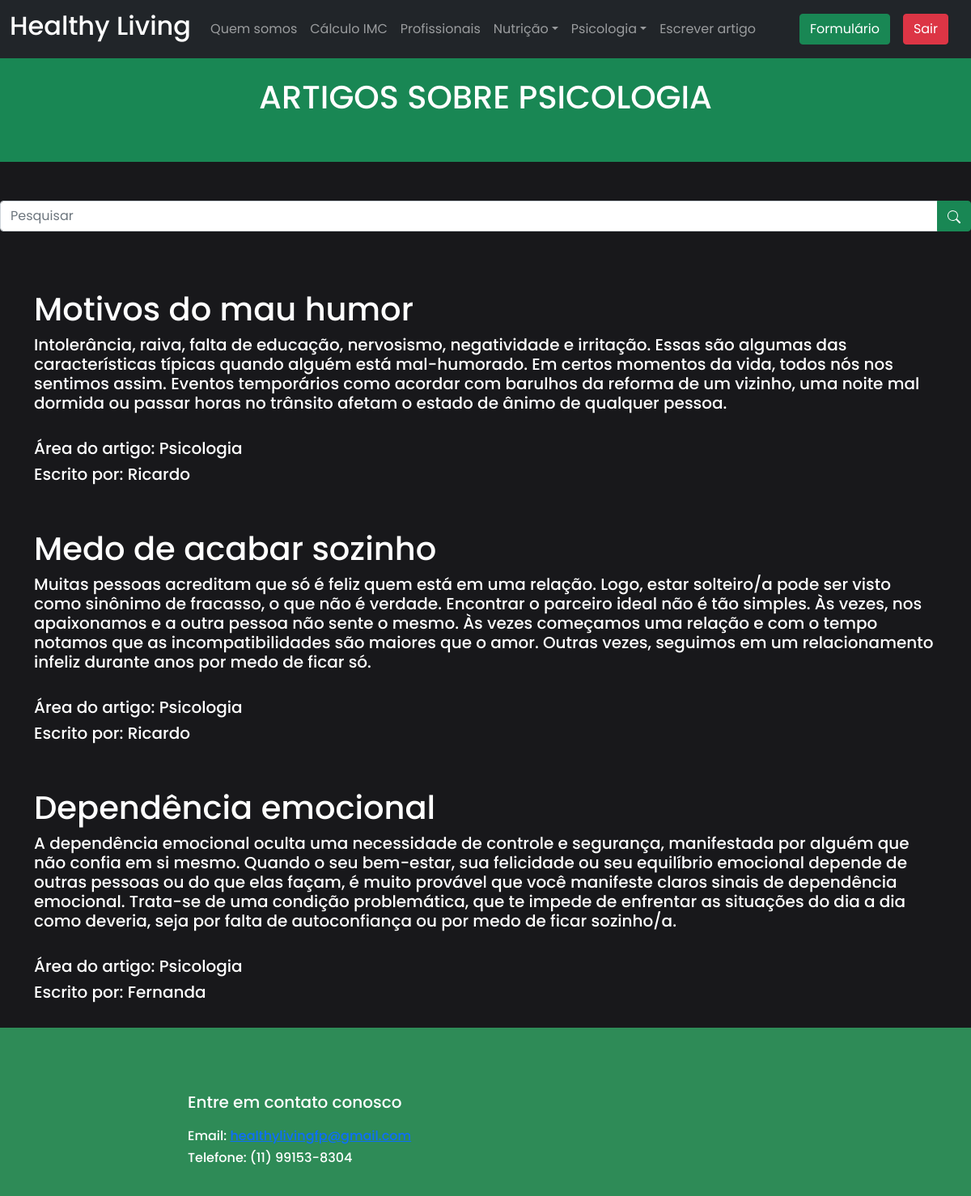
/artigos/artigopsico.php, run on the app's committed database.
### tables this page shows
CREATE TABLE `artigos` (
  `id` int(11) NOT NULL,
  `titulo` varchar(50) NOT NULL,
  `texto` text NOT NULL,
  `area_artigo` varchar(20) NOT NULL,
  `profissional` varchar(50) NOT NULL
);

### artigos/artigopsico.php (the view, shortened to what this page needs)
<?php
  include_once('../config.php');
  if(!empty($_GET['search']))
  {
    $data = $_GET['search'];
    $sql = "SELECT * FROM artigos WHERE titulo LIKE '%$data%' or profissional LIKE '%$data%' ORDER BY area_artigo DESC";
  }
  else
  {
    $sql = "SELECT * FROM artigos ORDER BY titulo DESC";
    $sql = "SELECT * FROM artigos WHERE area_artigo ='psicologia'";
  }
  $result = $conexao->query($sql);
?>
<!DOCTYPE html>
<html lang="pt-br">
<head>
    <link rel="stylesheet" href="../bootstrap/css/bootstrap.min.css">
    <link rel="stylesheet" href="./style.css">
</head>
<body>
  <nav class="navbar navbar-expand-sm bg-dark navbar-dark fixed-top">
    <div class="container-fluid">
      <a class="navbar-brand" href="../index.php">
        <span class="logo-text"><h2>Healthy Living</h2></span>
      </a>
      <div class="collapse navbar-collapse" id="collapsibleNavbar">
        <ul class="navbar-nav me-auto">
          <li class="nav-item">
            <a class="nav-link" href="../quemsomos/index.html">Quem somos</a>
          </li>
          <li class="nav-item">
            <a class="nav-link" href="../calculadoraimc/index.html">Cálculo IMC</a>
          </li>
          <li class="nav-item">
            <a class="nav-link" href="../listaprof/lista.php">Profissionais</a>
          </li>
          <li class="nav-item dropdown">
            <a class="nav-link dropdown-toggle" href="#" role="button" data-bs-toggle="dropdown">Nutrição</a>
          </li>
          <li class="nav-item dropdown">
            <a class="nav-link dropdown-toggle" href="#" role="button" data-bs-toggle="dropdown">Psicologia</a>
          </li>
          <li class="nav-item">
            <a class="nav-link" href="../editor/index.php">Escrever artigo</a>
          </li>
        </ul>
        <div class="d-flex">
          <a href="../formulario/formulario.php" class="btn btn-success me-3">Formulário</a>
          <a href="../sair.php" class="btn btn-danger me-3">Sair</a>
        </div>
      </div>
    </div>
  </nav>
          <br>
          <br>
    <div class="container-fluid p-5 bg-success text-white text-center">
        <h1>ARTIGOS SOBRE PSICOLOGIA</h1>
      </div>
  <br>
  <br>
      <div  align="center" class="input-group mb" >
        <input type="search" class="form-control" placeholder="Pesquisar" id="pesquisar">
        <button onclick="searchData()" class="btn btn-success">
        </button>
      </div>
      <div class="container mt-5">
      <?php
        while($user_data = mysqli_fetch_assoc($result))
          {
            echo "<br>";
            echo "<h1>" .$user_data['titulo']."</h1>";
            echo "<h5>" .$user_data['texto']."</h5>";
            echo "<br>";
            echo "<h5>" . 'Área do artigo: '. $user_data['area_artigo']."</h5>";
            echo "<h5>" . 'Escrito por: '. $user_data['profissional']."</h5>";
            echo "<br>";
          }
        ?>
      </div>
      <footer class="footer">
        <div class="container">
            <div class="row">
                <div class="col-sm-8 offset-sm-2">
                    <h4>Entre em contato conosco</h4>
                    <h6>Email: <a href="mailto:healthylivingfp@gmail.com">healthylivingfp@gmail.com</a></h6>
                    <h6>Telefone: (11) 99153-8304</h6>
                </div>
            </div>
        </div>
      </footer>
</body>
</html>

### artigos/style.css (style rules this page uses)
* { font-family: 'Poppins', sans-serif; margin: 0; padding: 0; box-sizing: border-box; }
body { width: 100%; height: 100vh; background-color: #18181b; color: #fff; }
.container { margin-top: 50px; }
.footer { background-color: #2E8B57; padding: 30px; color: #fff; }
.footer h4 { font-size: 20px; font-weight: 500; margin-bottom: 20px; }

### data on the page
artigos: titulo "Motivos do mau humor", texto "Intolerância, raiva, falta de educação, nervosismo, negatividade e irritação. Essas são algumas das características típicas quando alguém está mal-humorado. Em certos momentos da vida, todos nós nos sentimos assim. Eventos temporários como acordar com barulhos da reforma de um vizinho, uma noite mal dormida ou passar horas no trânsito afetam o estado de ânimo de qualquer pessoa.", area_artigo "Psicologia", profissional "Ricardo"
artigos: titulo "Medo de acabar sozinho", texto "Muitas pessoas acreditam que só é feliz quem está em uma relação. Logo, estar solteiro/a pode ser visto como sinônimo de fracasso, o que não é verdade. Encontrar o parceiro ideal não é tão simples. Às vezes, nos apaixonamos e a outra pessoa não sente o mesmo. Às vezes começamos uma relação e com o tempo notamos que as incompatibilidades são maiores que o amor. Outras vezes, seguimos em um relacionamento infeliz durante anos por medo de ficar só.", area_artigo "Psicologia", profissional "Ricardo"
artigos: titulo "Dependência emocional", texto "A dependência emocional oculta uma necessidade de controle e segurança, manifestada por alguém que não confia em si mesmo. Quando o seu bem-estar, sua felicidade ou seu equilíbrio emocional depende de outras pessoas ou do que elas façam, é muito provável que você manifeste claros sinais de dependência emocional. Trata-se de uma condição problemática, que te impede de enfrentar as situações do dia a dia como deveria, seja por falta de autoconfiança ou por medo de ficar sozinho/a.", area_artigo "Psicologia", profissional "Fernanda"
